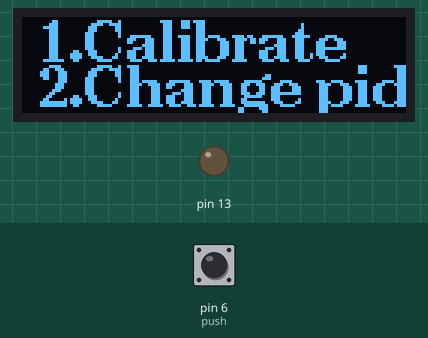
Simulated run of this sketch. Board: Arduino Uno, built with avr-gcc and run on an emulated ATmega328P. Shown: 128×32 one-colour display, output pins drawn as LEDs (lit = HIGH). The inputs (shaded band) are chosen by the test bench; at power-on: pin 6 (push) HIGH.

Above: at 1.2 s.
1.3 s: pin 6 (push) pulled LOW for 0.15 s
At 1.52 s:
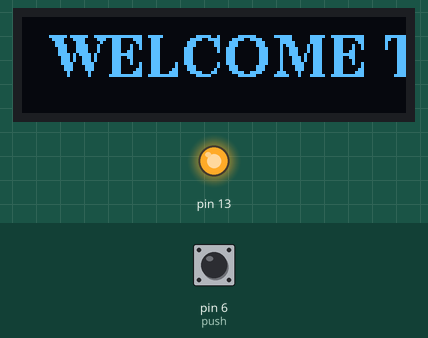
3.1 s: pin 6 (push) pulled LOW for 1 s
At 5.4 s:
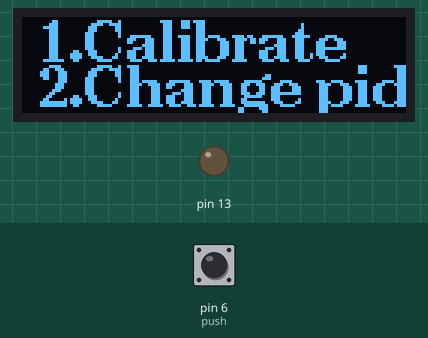
5.7 s: pin 6 (push) pulled LOW for 3.2 s
At 6.1 s:
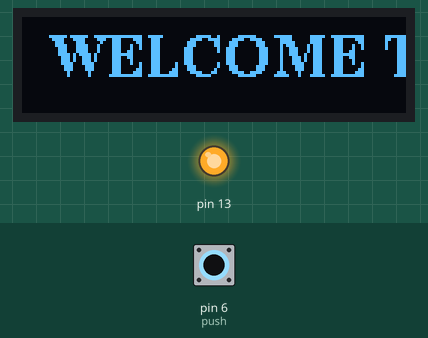
Timing chart, 0 to 10.5 s (numbered marks = the images above; inputs shaded):
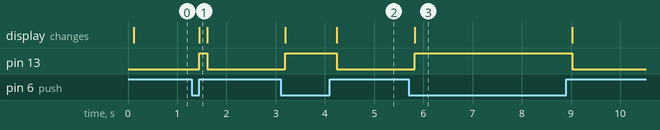

Measured:
- after the input at 1.3 s, pin 13: LOW → HIGH after 0.15 s, → LOW 0.16 s later; the display: changes after 0.15 s (image 1)
- after the input at 3.1 s, pin 13: LOW → HIGH after 0.09 s, → LOW 1.0 s later; the display: first changes after 0.09 s (image 2 shows a later state)
- after the input at 5.7 s, pin 13: LOW → HIGH after 0.13 s, → LOW 3.2 s later; the display: changes after 0.13 s (image 3)

The sketch:

oled_display_settings_for_pin_2_and12.ino
```cpp
#include <U8g2lib.h>

// Define the OLED display object.
U8G2_SSD1306_128X32_UNIVISION_F_SW_I2C display(U8G2_R0, /* clock=*/ 2, /* data=*/ 12, /* reset=*/ U8X8_PIN_NONE);
#define push 6
void setup() {
  // Initialize the OLED display.
  display.begin();
  pinMode(push,INPUT);
  // Clear the display buffer.

  pinMode(13,OUTPUT);
}

void loop() {

  if(digitalRead(push)==LOW){
  // Draw some text.
   display.clearBuffer();
  display.setFont(u8g2_font_ncenB14_tr);
  display.drawStr(10, 20, "WELCOME TO PID LFR");
   display.sendBuffer();
   digitalWrite(13,HIGH);
  }
  else {
     display.clearBuffer();
    display.setFont(u8g2_font_ncenB14_tr);
    display.drawStr(5, 15 ,"1.Calibrate");
    display.drawStr(5,30,"2.Change pid value");
     display.sendBuffer();
     digitalWrite(13,LOW);}
  // Send the buffer to the display.

}
```
